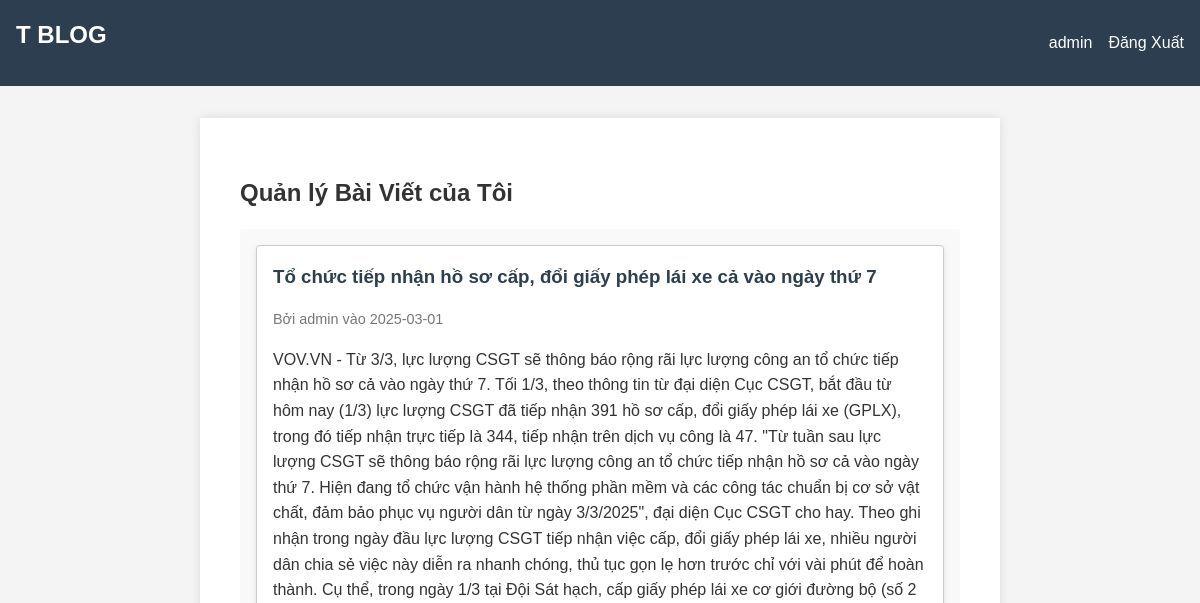
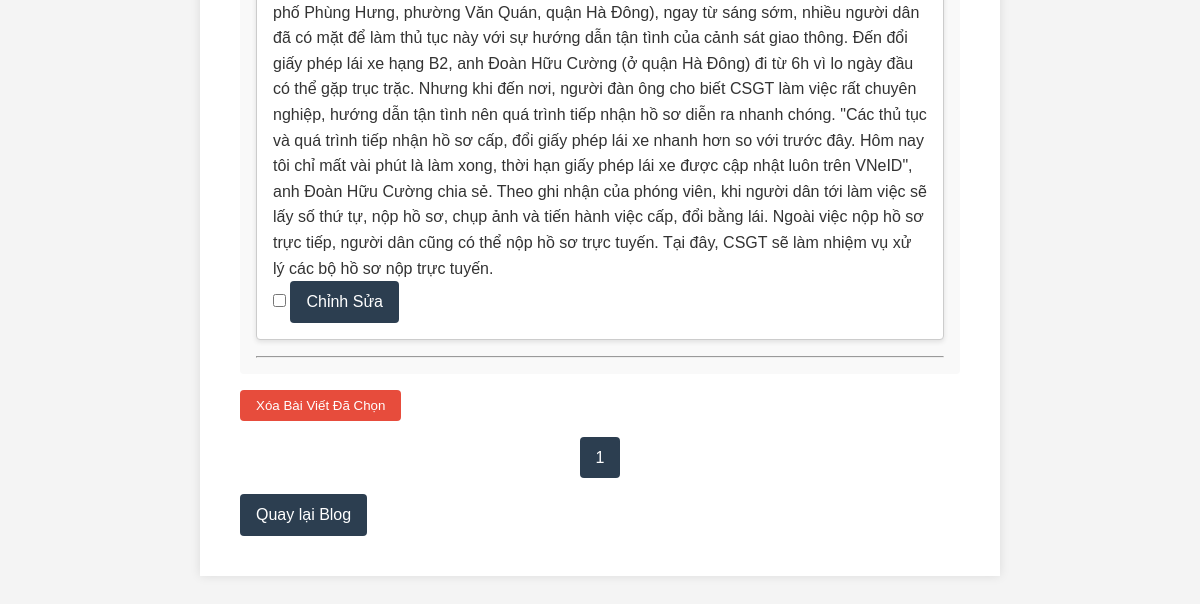
Page /my_posts (signed in) on the earlier database version (2 pictures, top to bottom).
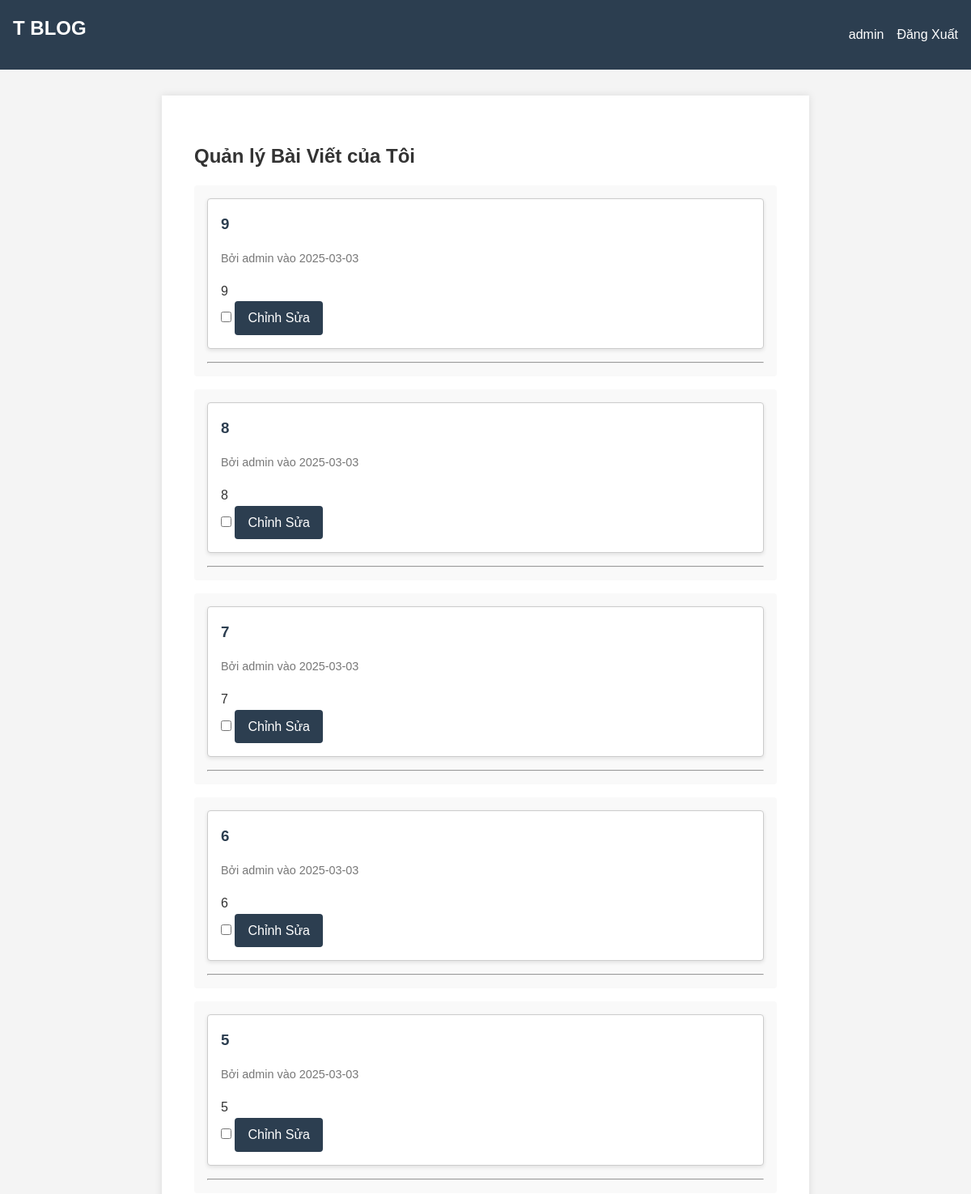
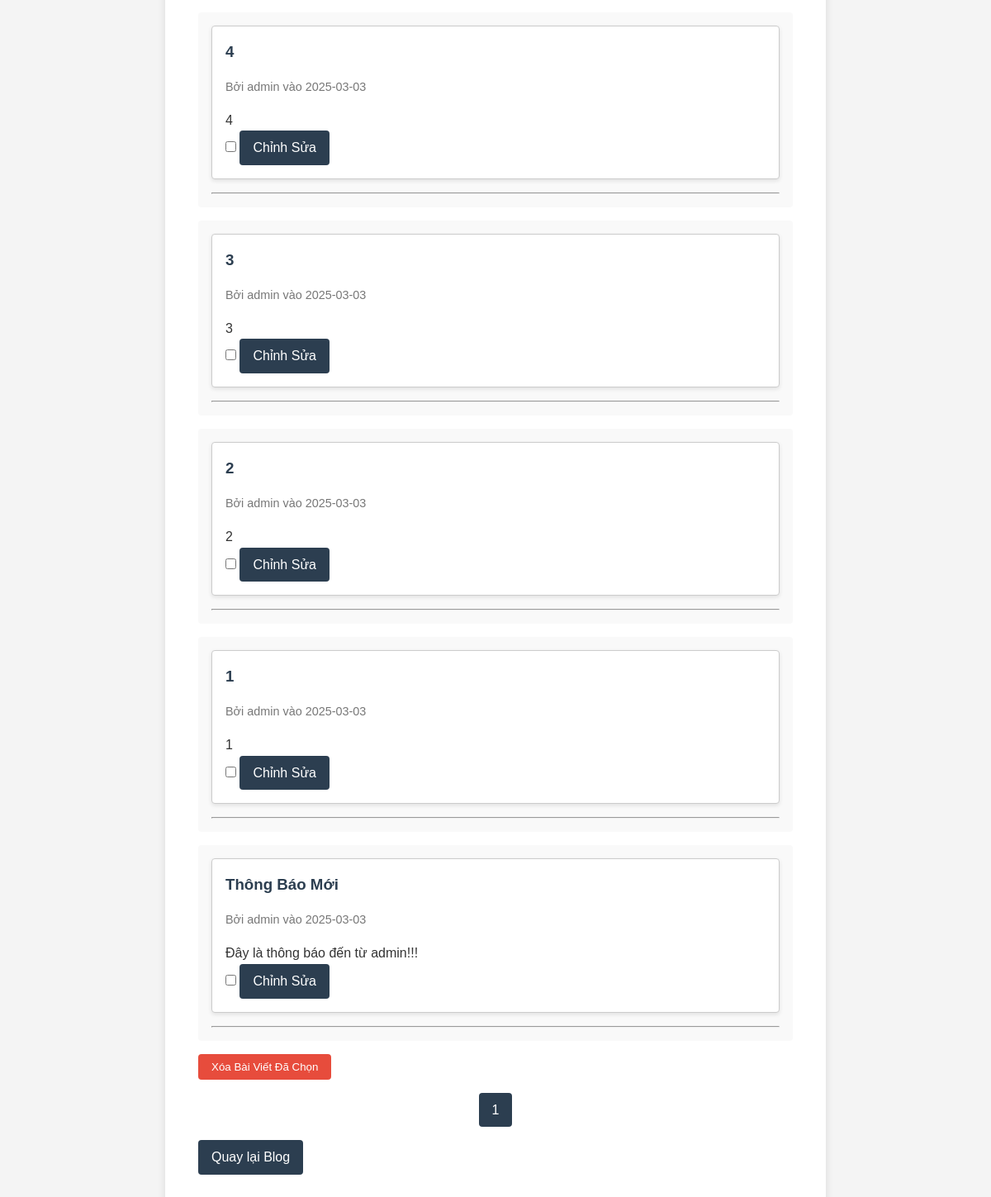
Same page on the later database version (2 pictures, top to bottom).
### tables this page shows
CREATE TABLE post (
  id INTEGER PRIMARY KEY AUTOINCREMENT,
  author_id INTEGER NOT NULL,
  created TIMESTAMP NOT NULL DEFAULT CURRENT_TIMESTAMP,
  title TEXT NOT NULL,
  body TEXT NOT NULL,
  FOREIGN KEY (author_id) REFERENCES user (id)
);

CREATE TABLE user (
  id INTEGER PRIMARY KEY AUTOINCREMENT,
  username TEXT UNIQUE NOT NULL,
  password TEXT NOT NULL,
  is_blocked BOOLEAN NOT NULL DEFAULT 0,  -- Thêm thuộc tính is_blocked
  is_admin BOOLEAN NOT NULL DEFAULT 0      -- Thêm thuộc tính is_admin
);

### flaskr/blog.py (the view)
@bp.route('/my_posts', defaults={'page': 1})
@bp.route('/my_posts/page/<int:page>')
@login_required
def my_posts(page):
    db = get_db()
    per_page = 10  # Số bài viết mỗi trang
    offset = (page - 1) * per_page  # Tính toán offset
    posts = db.execute(
        'SELECT p.id, title, body, created, author_id, username'
        ' FROM post p JOIN user u ON p.author_id = u.id'
        ' WHERE p.author_id = ?'
        ' ORDER BY created DESC'
        ' LIMIT ? OFFSET ?',
        (g.user['id'], per_page, offset)
    ).fetchall()
    total_posts = db.execute('SELECT COUNT(*) FROM post WHERE author_id = ?', (g.user['id'],)).fetchone()[0]  # Tổng số bài viết của người dùng
    total_pages = (total_posts + per_page - 1) // per_page  # Tính số trang
    return render_template('blog/my_posts.html', posts=posts, page=page, total_pages=total_pages)

### flaskr/auth.py (called while the page is built)
@bp.before_app_request
def load_logged_in_user():
    user_id = session.get('user_id')
    if user_id is None:
        g.user = None
    else:
        g.user = get_db().execute(
            'SELECT * FROM user WHERE id = ?', (user_id,)
        ).fetchone()  # fetchone() trả về một sqlite3.Row

def login_required(view):
    @functools.wraps(view)
    def wrapped_view(**kwargs):
        if g.user is None:
            return redirect(url_for('auth.login'))
        return view(**kwargs)
    return wrapped_view

### flaskr/db.py (called while the page is built)
def get_db():
    if 'db' not in g:
        g.db = sqlite3.connect(
            current_app.config['DATABASE'],
            detect_types=sqlite3.PARSE_DECLTYPES
        )
        g.db.row_factory = sqlite3.Row
    return g.db

### flaskr/templates/blog/my_posts.html (shortened to what this page needs)
{% extends 'base.html' %}
{% block content %}
<section class="user-posts">
    <h2>Quản lý Bài Viết của Tôi</h2>
    <form action="{{ url_for('blog.delete_multiple_posts') }}" method="post" class="form-list">
        {% for post in posts %}
        <div class="post-item">
            <article class="post admin">
                <header>
                    <h3>{{ post.title }}</h3>
                    <div class="about">Bởi {{ post.username }} vào {{ post.created.strftime('%Y-%m-%d') }}</div>
                </header>
                <p class="body">{{ post.body }}</p>
                <footer>
                    <input type="checkbox" name="post_ids" value="{{ post.id }}">
                    <a class="btn" href="{{ url_for('blog.update', id=post.id) }}">Chỉnh Sửa</a>
                </footer>
            </article>
            <hr>
        </div>
        {% endfor %}
        <input class="btn danger" type="submit" value="Xóa Bài Viết Đã Chọn" onclick="return confirm('Bạn có chắc chắn không?');">
    </form>
    <div class="pagination">
      {% for p in range(1, total_pages + 1) %}
        <a class="btn {% if p == page %}active{% endif %}" href="{{ url_for('blog.my_posts', page=p) }}">{{ p }}</a>
      {% endfor %}
    </div>
    <div class="navigation-links">
        <a class="btn" href="{{ url_for('blog.index') }}">Quay lại Blog</a>
    </div>
</section>
{% endblock %}

Differences in the rows shown:
removed post: title "Tổ chức tiếp nhận hồ sơ cấp, đổi giấy phép lái xe cả vào ngày thứ 7", username "admin", created "2025-03-01", body "VOV.VN - Từ 3/3, lực lượng CSGT sẽ thông báo rộng rãi lực lượng công an tổ chức tiếp nhận hồ sơ cả vào ngày thứ 7. Tối 1/3, theo thông tin từ đại diện Cục CSGT, bắt đầu từ hôm nay (1/3) lực lượng CSGT đã tiếp nhận 391 hồ sơ cấp, đổi giấy phép lái xe (GPLX), trong đó tiếp nhận trực tiếp là 344, tiếp nhận trên dịch vụ công là 47. \"Từ tuần sau lực lượng CSGT sẽ thông báo rộng rãi lực lượng công an tổ chức tiếp nhận hồ sơ cả vào ngày thứ 7. Hiện đang tổ chức vận hành hệ thống phần mềm và các công tác chuẩn bị cơ sở vật chất, đảm bảo phục vụ người dân từ ngày 3/3/2025\", đại diện Cục CSGT cho hay. Theo ghi nhận trong ngày đầu lực lượng CSGT tiếp nhận việc cấp, đổi giấy phép lái xe, nhiều người…"
added post: title "9", username "admin", created "2025-03-03", body "9"
added post: title "8", username "admin", created "2025-03-03", body "8"
added post: title "7", username "admin", created "2025-03-03", body "7"
added post: title "6", username "admin", created "2025-03-03", body "6"
added post: title "5", username "admin", created "2025-03-03", body "5"
added post: title "4", username "admin", created "2025-03-03", body "4"
added post: title "3", username "admin", created "2025-03-03", body "3"
added post: title "2", username "admin", created "2025-03-03", body "2"
added post: title "1", username "admin", created "2025-03-03", body "1"
added post: title "Thông Báo Mới", username "admin", created "2025-03-03", body "Đây là thông báo đến từ admin!!!"
